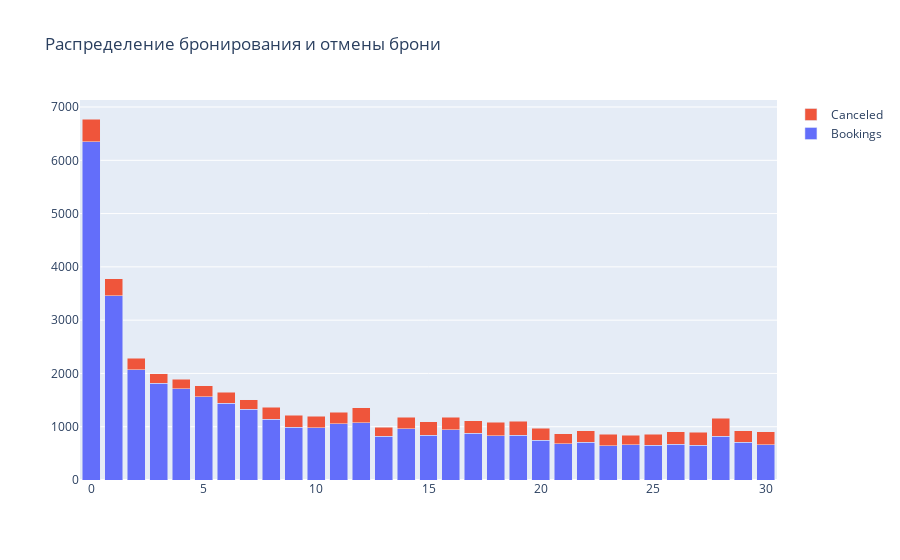

The cell this chart's notebook holds for it:
### Markdown cell above
Даже, если рассмотреть первые 30 дней, то очень наглядно видно, что больше всего бронирований совершается день в день или за одни день до заселения. Процент таких бронирований составляет 8,44% от общего количества. И 33% людей бронируют отель в течение месяца до поездки.

Далее интересно было бы рассмотреть момент, совершаются ли бронирования день в день онлайн или на месте и на основе этих данных можно принять решение о необходимости наружной рекламы, например.

### Code cell
bookings_c = bookings_a [ bookings_a.lead_time < 31]

bookings_delay_ = bookings_c.groupby(['lead_time']).agg({'hotel': 'count', 'is_canceled': 'sum'})
bookings_delay_.head()

trace0 = go.Bar(
    x=bookings_delay_.index,
    y=bookings_delay_.hotel,
    name='Bookings',
    orientation = 'v'
)

trace1 = go.Bar(
    x=bookings_delay_.index,
    y=bookings_delay_.is_canceled,
    name='Canceled',
    orientation = 'v'
)

data = [trace0, trace1]
layout = go.Layout(barmode='stack', title = 'Распределение бронирования и отмены брони')


fig = go.Figure(data=data, layout=layout)

iplot(fig)

stacked=True

### Figure 1 — Plotly figure (JSON) as saved in the notebook; plotly's stock layout.template omitted (floating-point values rounded to 4 significant figures)
{"data": [{"name": "Bookings", "orientation": "v", "type": "bar", "x": [0, 1, 2, 3, 4, 5, 6, 7, 8, 9, 10, 11, 12, 13, 14, 15, 16, 17, 18, 19, 20, 21, 22, 23, 24, 25, 26, 27, 28, 29, 30], "y": [6345, 3460, 2069, 1816, 1715, 1565, 1445, 1331, 1138, 992, 976, 1055, 1079, 821, 965, 839, 942, 881, 826, 839, 750, 678, 707, 643, 665, 653, 671, 649, 820, 712, 659]}, {"name": "Canceled", "orientation": "v", "type": "bar", "x": [0, 1, 2, 3, 4, 5, 6, 7, 8, 9, 10, 11, 12, 13, 14, 15, 16, 17, 18, 19, 20, 21, 22, 23, 24, 25, 26, 27, 28, 29, 30], "y": [430, 321, 213, 182, 176, 206, 202, 172, 223, 219, 222, 221, 278, 168, 215, 252, 234, 234, 261, 261, 218, 191, 215, 212, 178, 209, 235, 245, 339, 210, 243]}], "layout": {"barmode": "stack", "title": {"text": "Распределение бронирования и отмены брони"}}}
